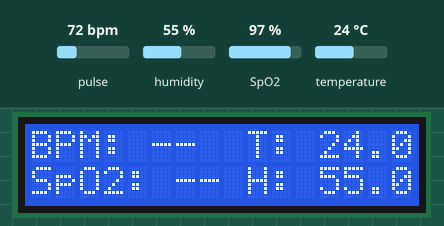
Simulated run of this sketch. Board: ESP8266 (NodeMCU). Parts: 16×2 character LCD. The inputs (shaded band) are chosen by the test bench; at power-on: pulse 72 bpm, humidity 55 %, SpO2 97 %, temperature 24 °C. WiFi joins after 1.5 s; servers stay silent unless stated; what the sketch prints to the serial monitor is not drawn.

Above: at 4.5 s.
4.6 s: pulse set to 42 bpm
At 7.2 s:
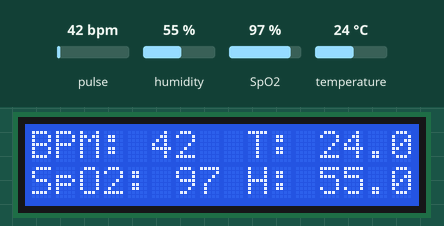
8.1 s: humidity set to 22 %
At 10.9 s:
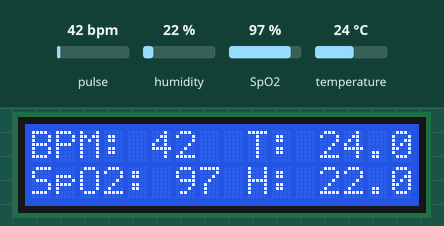
11.2 s: SpO2 set to 80 %
At 13.0 s:
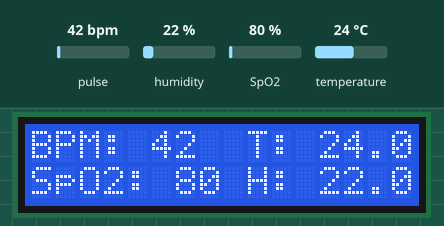
13.3 s: temperature set to 12 °C
At 15.0 s:
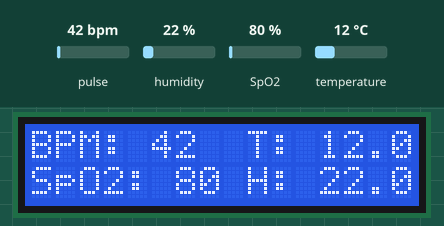
15.4 s: pulse set to 70 bpm
At 16.9 s:
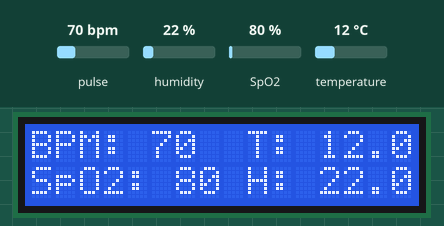
17.6 s: humidity set to 40 %
At 18.8 s:
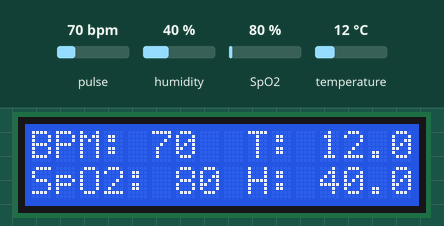
Timing chart, 0 to 20.6 s (numbered marks = the images above; inputs shaded):
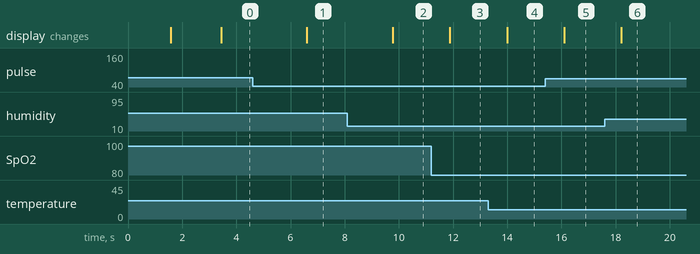

Measured:
- after the input at 4.6 s, the display: changes after 2.0 s (image 1)
- after the input at 8.1 s, the display: changes after 1.7 s (image 2)
- after the input at 11.2 s, the display: changes after 0.69 s (image 3)
- after the input at 13.3 s, the display: changes after 0.69 s (image 4)
- after the input at 15.4 s, the display: changes after 0.70 s (image 5)
- after the input at 17.6 s, the display: changes after 0.61 s (image 6)

The sketch:

Oximeter.ino
```cpp
#include <Wire.h>
#include "MAX30100_PulseOximeter.h"
#include <LiquidCrystal_I2C.h>
#include <DHT.h>
#include <ESP8266WiFi.h>
#include <BlynkSimpleEsp8266.h>

// Constants
#define REPORTING_PERIOD_MS 1000
#define DHTPIN D4           // Pin connected to DHT sensor
#define DHTTYPE DHT11       // Type of DHT sensor (DHT11)

// Blynk credentials
#define BLYNK_TEMPLATE_ID "TMPL6cYL87qOJ"
#define BLYNK_TEMPLATE_NAME "Smart Health Monitoring"
#define BLYNK_AUTH_TOKEN "vwrjHZpOtIh_W4LX_s3Ck58XohbP5yQ9"

// Objects
PulseOximeter pox;
LiquidCrystal_I2C lcd(0x27, 16, 2);  // Change address if needed (0x27 or 0x3F)
DHT dht(DHTPIN, DHTTYPE);           // Initialize DHT sensor

uint32_t tsLastReport = 0;

// WiFi Credentials
char auth[] = BLYNK_AUTH_TOKEN;
char ssid[] = "Your_SSID";           // Replace with your WiFi SSID
char pass[] = "Your_PASSWORD";       // Replace with your WiFi password

// Callback for heartbeat detection
void onBeatDetected() {
  Serial.println("💓 Beat Detected!");
}

void setup() {
  Serial.begin(115200);
  Wire.begin();  // Initialize I2C

  // LCD Setup
  lcd.begin(16, 2);
  lcd.backlight();
  lcd.setCursor(0, 0);
  lcd.print("Initializing...");
  delay(1500);
  lcd.clear();

  // MAX30100 Setup
  if (!pox.begin()) {
    Serial.println("❌ Failed to initialize MAX30100");
    lcd.setCursor(0, 0);
    lcd.print("Sensor Error!");
    while (1);
  }

  pox.setIRLedCurrent(MAX30100_LED_CURR_4_4MA);  // Set LED current
  pox.setOnBeatDetectedCallback(onBeatDetected);

  // DHT Sensor Setup
  dht.begin();

  // Connect to WiFi and Blynk
  Blynk.begin(auth, ssid, pass);
  Serial.println("✅ Sensors Ready");
}

void loop() {
  pox.update();  // Update pulse oximeter data

  if (millis() - tsLastReport > REPORTING_PERIOD_MS) {
    // Read Pulse Oximeter values
    float bpm = pox.getHeartRate();
    float spo2 = pox.getSpO2();

    // Read DHT sensor values
    float temperature = dht.readTemperature();
    float humidity = dht.readHumidity();

    // Display readings on Serial Monitor
    Serial.print("BPM: ");
    Serial.print(bpm);
    Serial.print(" | SpO2: ");
    Serial.print(spo2);
    Serial.print(" | Temp: ");
    Serial.print(temperature);
    Serial.print(" | Humidity: ");
    Serial.println(humidity);

    // Display readings on LCD
    lcd.clear();
    lcd.setCursor(0, 0);
    lcd.print("BPM: ");
    if (bpm > 30 && bpm < 200)
      lcd.print(int(bpm));
    else
      lcd.print("--");

    lcd.setCursor(9, 0);
    lcd.print("T: ");
    lcd.print(temperature);
    lcd.write(223);  // Degree symbol
    lcd.print("C");

    lcd.setCursor(0, 1);
    lcd.print("SpO2: ");
    if (spo2 > 70 && spo2 <= 100)
      lcd.print(int(spo2));
    else
      lcd.print("--");
    lcd.print(" %");

    lcd.setCursor(9, 1);
    lcd.print("H: ");
    lcd.print(humidity);
    lcd.print(" %");

    // Send data to Blynk
    Blynk.virtualWrite(V1, bpm);        // Virtual Pin 1 for BPM
    Blynk.virtualWrite(V2, spo2);       // Virtual Pin 2 for SpO2
    Blynk.virtualWrite(V3, temperature); // Virtual Pin 3 for Temperature
    Blynk.virtualWrite(V4, humidity);   // Virtual Pin 4 for Humidity

    tsLastReport = millis();
  }

  Blynk.run();  // Run Blynk process
}
```
